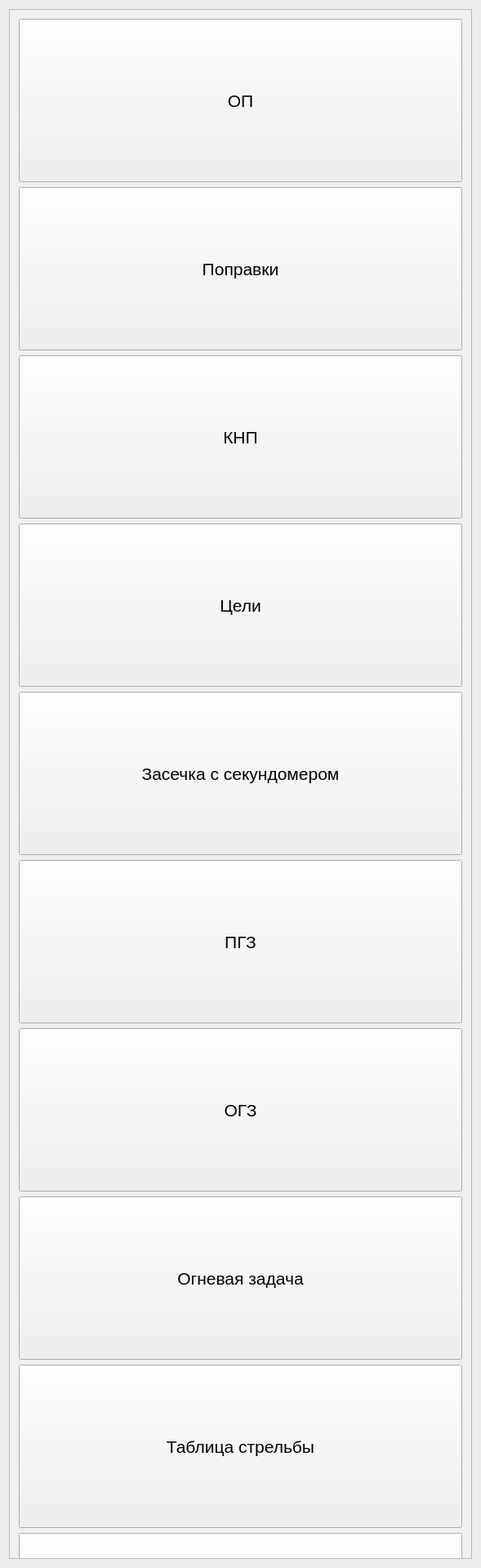
<?xml version="1.0" encoding="UTF-8"?>
<ui version="4.0">
 <class>MainWindow</class>
 <widget class="QMainWindow" name="MainWindow">
  <property name="geometry">
   <rect>
    <x>0</x>
    <y>0</y>
    <width>589</width>
    <height>1920</height>
   </rect>
  </property>
  <property name="maximumSize">
   <size>
    <width>1080</width>
    <height>1920</height>
   </size>
  </property>
  <property name="windowTitle">
   <string>Menu</string>
  </property>
  <widget class="QWidget" name="centralWidget">
   <layout class="QGridLayout" name="gridLayout">
    <item row="0" column="0">
     <widget class="QScrollArea" name="scrollArea">
      <property name="sizePolicy">
       <sizepolicy hsizetype="Expanding" vsizetype="Fixed">
        <horstretch>0</horstretch>
        <verstretch>0</verstretch>
       </sizepolicy>
      </property>
      <property name="maximumSize">
       <size>
        <width>1080</width>
        <height>1920</height>
       </size>
      </property>
      <property name="focusPolicy">
       <enum>Qt::WheelFocus</enum>
      </property>
      <property name="layoutDirection">
       <enum>Qt::LeftToRight</enum>
      </property>
      <property name="frameShadow">
       <enum>QFrame::Sunken</enum>
      </property>
      <property name="verticalScrollBarPolicy">
       <enum>Qt::ScrollBarAlwaysOff</enum>
      </property>
      <property name="horizontalScrollBarPolicy">
       <enum>Qt::ScrollBarAlwaysOff</enum>
      </property>
      <property name="widgetResizable">
       <bool>true</bool>
      </property>
      <widget class="QWidget" name="scrollAreaWidgetContents">
       <property name="geometry">
        <rect>
         <x>0</x>
         <y>0</y>
         <width>569</width>
         <height>2072</height>
        </rect>
       </property>
       <layout class="QVBoxLayout" name="verticalLayout">
        <item>
         <widget class="QPushButton" name="pushButton_2">
          <property name="sizePolicy">
           <sizepolicy hsizetype="Minimum" vsizetype="Fixed">
            <horstretch>0</horstretch>
            <verstretch>100</verstretch>
           </sizepolicy>
          </property>
          <property name="minimumSize">
           <size>
            <width>0</width>
            <height>200</height>
           </size>
          </property>
          <property name="maximumSize">
           <size>
            <width>16777215</width>
            <height>16777215</height>
           </size>
          </property>
          <property name="font">
           <font>
            <pointsize>16</pointsize>
            <weight>50</weight>
            <bold>false</bold>
           </font>
          </property>
          <property name="text">
           <string>ОП</string>
          </property>
          <property name="autoExclusive">
           <bool>true</bool>
          </property>
          <property name="autoRepeatInterval">
           <number>50</number>
          </property>
          <property name="autoDefault">
           <bool>false</bool>
          </property>
          <property name="default">
           <bool>false</bool>
          </property>
          <property name="flat">
           <bool>false</bool>
          </property>
         </widget>
        </item>
        <item>
         <widget class="QPushButton" name="pushButton_6">
          <property name="sizePolicy">
           <sizepolicy hsizetype="Minimum" vsizetype="Fixed">
            <horstretch>0</horstretch>
            <verstretch>100</verstretch>
           </sizepolicy>
          </property>
          <property name="minimumSize">
           <size>
            <width>0</width>
            <height>200</height>
           </size>
          </property>
          <property name="maximumSize">
           <size>
            <width>16777215</width>
            <height>16777215</height>
           </size>
          </property>
          <property name="font">
           <font>
            <pointsize>16</pointsize>
            <weight>50</weight>
            <bold>false</bold>
           </font>
          </property>
          <property name="text">
           <string>Поправки</string>
          </property>
          <property name="autoExclusive">
           <bool>true</bool>
          </property>
          <property name="autoRepeatInterval">
           <number>50</number>
          </property>
         </widget>
        </item>
        <item>
         <widget class="QPushButton" name="pushButton_3">
          <property name="sizePolicy">
           <sizepolicy hsizetype="Minimum" vsizetype="Fixed">
            <horstretch>0</horstretch>
            <verstretch>100</verstretch>
           </sizepolicy>
          </property>
          <property name="minimumSize">
           <size>
            <width>0</width>
            <height>200</height>
           </size>
          </property>
          <property name="maximumSize">
           <size>
            <width>16777215</width>
            <height>16777215</height>
           </size>
          </property>
          <property name="font">
           <font>
            <pointsize>16</pointsize>
            <weight>50</weight>
            <bold>false</bold>
           </font>
          </property>
          <property name="text">
           <string>КНП</string>
          </property>
          <property name="autoRepeat">
           <bool>false</bool>
          </property>
          <property name="autoExclusive">
           <bool>true</bool>
          </property>
         </widget>
        </item>
        <item>
         <widget class="QPushButton" name="pushButton_7">
          <property name="sizePolicy">
           <sizepolicy hsizetype="Minimum" vsizetype="Fixed">
            <horstretch>0</horstretch>
            <verstretch>100</verstretch>
           </sizepolicy>
          </property>
          <property name="minimumSize">
           <size>
            <width>0</width>
            <height>200</height>
           </size>
          </property>
          <property name="maximumSize">
           <size>
            <width>16777215</width>
            <height>16777215</height>
           </size>
          </property>
          <property name="font">
           <font>
            <pointsize>16</pointsize>
            <weight>50</weight>
            <bold>false</bold>
           </font>
          </property>
          <property name="text">
           <string>Цели</string>
          </property>
          <property name="autoExclusive">
           <bool>true</bool>
          </property>
         </widget>
        </item>
        <item>
         <widget class="QPushButton" name="pushButton_5">
          <property name="sizePolicy">
           <sizepolicy hsizetype="Minimum" vsizetype="Fixed">
            <horstretch>0</horstretch>
            <verstretch>100</verstretch>
           </sizepolicy>
          </property>
          <property name="minimumSize">
           <size>
            <width>0</width>
            <height>200</height>
           </size>
          </property>
          <property name="maximumSize">
           <size>
            <width>16777215</width>
            <height>16777215</height>
           </size>
          </property>
          <property name="font">
           <font>
            <pointsize>16</pointsize>
            <weight>50</weight>
            <bold>false</bold>
           </font>
          </property>
          <property name="text">
           <string>Засечка с секундомером</string>
          </property>
          <property name="autoExclusive">
           <bool>true</bool>
          </property>
          <property name="autoRepeatInterval">
           <number>50</number>
          </property>
         </widget>
        </item>
        <item>
         <widget class="QPushButton" name="pushButton">
          <property name="sizePolicy">
           <sizepolicy hsizetype="Minimum" vsizetype="Fixed">
            <horstretch>0</horstretch>
            <verstretch>100</verstretch>
           </sizepolicy>
          </property>
          <property name="minimumSize">
           <size>
            <width>0</width>
            <height>200</height>
           </size>
          </property>
          <property name="maximumSize">
           <size>
            <width>16777215</width>
            <height>16777215</height>
           </size>
          </property>
          <property name="font">
           <font>
            <pointsize>16</pointsize>
            <weight>50</weight>
            <bold>false</bold>
           </font>
          </property>
          <property name="text">
           <string>ПГЗ</string>
          </property>
          <property name="autoExclusive">
           <bool>true</bool>
          </property>
         </widget>
        </item>
        <item>
         <widget class="QPushButton" name="pushButton_4">
          <property name="sizePolicy">
           <sizepolicy hsizetype="Minimum" vsizetype="Fixed">
            <horstretch>0</horstretch>
            <verstretch>100</verstretch>
           </sizepolicy>
          </property>
          <property name="minimumSize">
           <size>
            <width>0</width>
            <height>200</height>
           </size>
          </property>
          <property name="maximumSize">
           <size>
            <width>16777215</width>
            <height>16777215</height>
           </size>
          </property>
          <property name="font">
           <font>
            <pointsize>16</pointsize>
            <weight>50</weight>
            <bold>false</bold>
           </font>
          </property>
          <property name="text">
           <string>ОГЗ</string>
          </property>
          <property name="autoExclusive">
           <bool>true</bool>
          </property>
         </widget>
        </item>
        <item>
         <widget class="QPushButton" name="pushButton_8">
          <property name="sizePolicy">
           <sizepolicy hsizetype="Minimum" vsizetype="Fixed">
            <horstretch>0</horstretch>
            <verstretch>100</verstretch>
           </sizepolicy>
          </property>
          <property name="minimumSize">
           <size>
            <width>0</width>
            <height>200</height>
           </size>
          </property>
          <property name="maximumSize">
           <size>
            <width>16777215</width>
            <height>16777215</height>
           </size>
          </property>
          <property name="font">
           <font>
            <pointsize>16</pointsize>
            <weight>50</weight>
            <bold>false</bold>
           </font>
          </property>
          <property name="text">
           <string>Огневая задача</string>
          </property>
          <property name="autoExclusive">
           <bool>true</bool>
          </property>
         </widget>
        </item>
        <item>
         <widget class="QPushButton" name="pushButton_9">
          <property name="sizePolicy">
           <sizepolicy hsizetype="Minimum" vsizetype="Fixed">
            <horstretch>0</horstretch>
            <verstretch>100</verstretch>
           </sizepolicy>
          </property>
          <property name="minimumSize">
           <size>
            <width>0</width>
            <height>200</height>
           </size>
          </property>
          <property name="maximumSize">
           <size>
            <width>16777215</width>
            <height>16777215</height>
           </size>
          </property>
          <property name="font">
           <font>
            <pointsize>16</pointsize>
            <weight>50</weight>
            <bold>false</bold>
           </font>
          </property>
          <property name="text">
           <string>Таблица стрельбы</string>
          </property>
          <property name="autoExclusive">
           <bool>true</bool>
          </property>
         </widget>
        </item>
        <item>
         <widget class="QPushButton" name="pushButton_10">
          <property name="sizePolicy">
           <sizepolicy hsizetype="Minimum" vsizetype="Fixed">
            <horstretch>0</horstretch>
            <verstretch>100</verstretch>
           </sizepolicy>
          </property>
          <property name="minimumSize">
           <size>
            <width>0</width>
            <height>200</height>
           </size>
          </property>
          <property name="maximumSize">
           <size>
            <width>16777215</width>
            <height>16777215</height>
           </size>
          </property>
          <property name="font">
           <font>
            <pointsize>16</pointsize>
            <weight>50</weight>
            <bold>false</bold>
           </font>
          </property>
          <property name="text">
           <string>Помощь</string>
          </property>
          <property name="autoExclusive">
           <bool>true</bool>
          </property>
         </widget>
        </item>
       </layout>
      </widget>
     </widget>
    </item>
   </layout>
  </widget>
 </widget>
 <layoutdefault spacing="6" margin="11"/>
 <resources/>
 <connections/>
</ui>
